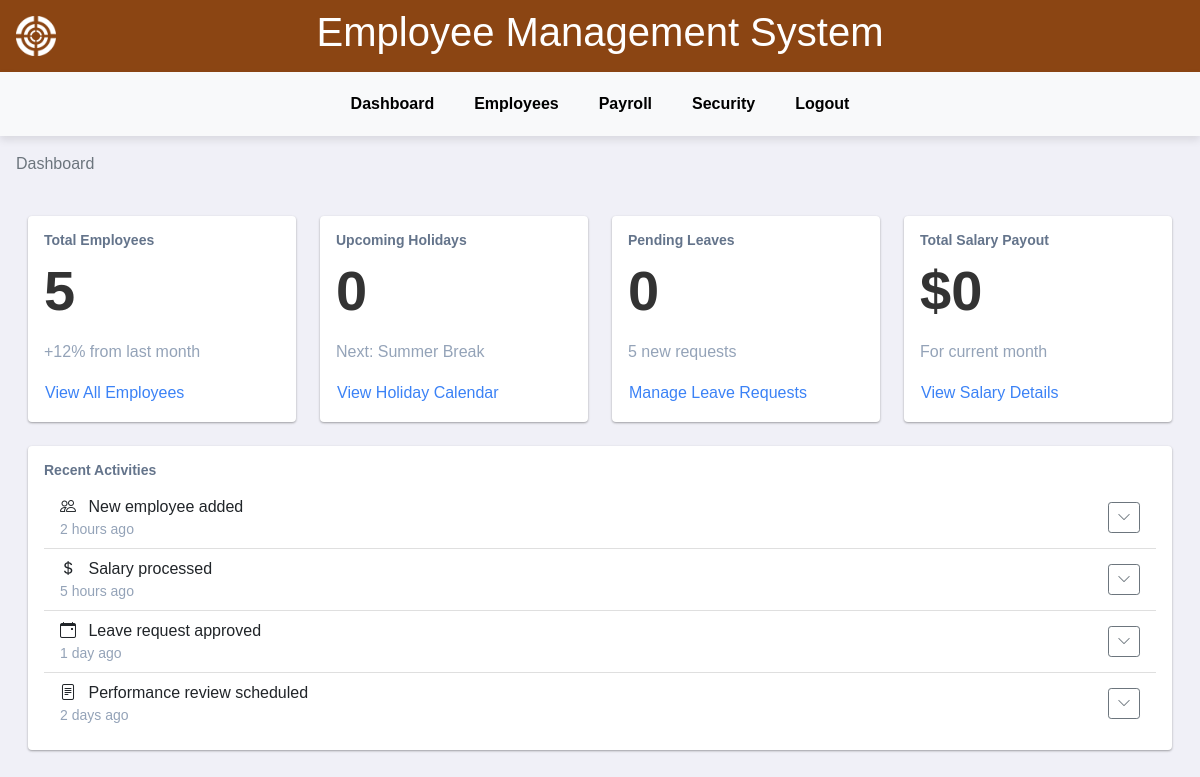
/index.php (signed in), run on the app's committed database.
### tables this page shows
CREATE TABLE `activities` (
  `id` int(11) NOT NULL,
  `action` varchar(255) NOT NULL,
  `icon` varchar(50) NOT NULL,
  `time_ago` varchar(50) NOT NULL,
  `created_at` timestamp NOT NULL DEFAULT current_timestamp()
);

### index.php (the view, shortened to what this page needs)
<?php
$db = mysqli_connect(DB_HOST, DB_USER, DB_PASS, DB_NAME);
$result = mysqli_query($db, "SELECT COUNT(*) as total FROM employee");
$total_employees = mysqli_fetch_assoc($result)['total'];
$result = mysqli_query($db, "SELECT COUNT(*) as total FROM holidays WHERE date > CURDATE() LIMIT 3");
$upcoming_holidays = mysqli_fetch_assoc($result)['total'];
$result = mysqli_query($db, "SELECT COUNT(*) as total FROM leaves WHERE from_date > CURDATE()");
$pending_leaves = mysqli_fetch_assoc($result)['total'];
$result = mysqli_query($db, "SELECT SUM(amount) as total FROM salaries WHERE MONTH(pay_date) = MONTH(CURDATE()) AND YEAR(pay_date) = YEAR(CURDATE())");
$total_salary_payout = mysqli_fetch_assoc($result)['total'];
$result = mysqli_query($db, "SELECT action, icon, time_ago FROM activities ORDER BY created_at DESC LIMIT 4");
$recent_activities = mysqli_fetch_all($result, MYSQLI_ASSOC);
?>
<!DOCTYPE html>
<html lang="en">
<head>
    <link href="https://cdn.jsdelivr.net/npm/bootstrap@5.1.3/dist/css/bootstrap.min.css" rel="stylesheet">
    <link href="https://cdn.jsdelivr.net/npm/bootstrap-icons@1.8.1/font/bootstrap-icons.css" rel="stylesheet">
</head>
<body>
    <div class="main-wrapper">
        <header class="header">
            <img src="assets/img/logo.png" alt="Logo" class="logo">
            <h1 class="center">Employee Management System</h1>
        </header>
        <?php include_once("includes/sidebar.php");?>
        <main class="content">
            <div class="page-header">
                <ul class="breadcrumb">
                    <li class="breadcrumb-item active">Dashboard</li>
                </ul>
            </div>
            <main class="container-fluid py-4">
                <div class="row g-4 mb-4">
                    <div class="col-md-6 col-lg-3">
                        <div class="card">
                            <div class="card-body">
                                <h5 class="card-title">Total Employees</h5>
                                <p class="card-text display-4"><?php echo $total_employees; ?></p>
                                <p class="text-muted">+12% from last month</p>
                                <a href="employees.php" class="btn btn-link p-0">View All Employees</a>
                            </div>
                        </div>
                    </div>
                    <div class="col-md-6 col-lg-3">
                        <div class="card">
                            <div class="card-body">
                                <h5 class="card-title">Upcoming Holidays</h5>
                                <p class="card-text display-4"><?php echo $upcoming_holidays; ?></p>
                                <p class="text-muted">Next: Summer Break</p>
                                <a href="holidays.php" class="btn btn-link p-0">View Holiday Calendar</a>
                            </div>
                        </div>
                    </div>
                    <div class="col-md-6 col-lg-3">
                        <div class="card">
                            <div class="card-body">
                                <h5 class="card-title">Pending Leaves</h5>
                                <p class="card-text display-4"><?php echo $pending_leaves; ?></p>
                                <p class="text-muted">5 new requests</p>
                                <a href="leaves-employee.php" class="btn btn-link p-0">Manage Leave Requests</a>
                            </div>
                        </div>
                    </div>
                    <div class="col-md-6 col-lg-3">
                        <div class="card">
                            <div class="card-body">
                                <h5 class="card-title">Total Salary Payout</h5>
                                <p class="card-text display-4">$<?php echo number_format($total_salary_payout); ?></p>
                                <p class="text-muted">For current month</p>
                                <a href="salary.php" class="btn btn-link p-0">View Salary Details</a>
                            </div>
                        </div>
                    </div>
                </div>
                <div class="card">
                    <div class="card-body">
                        <h5 class="card-title">Recent Activities</h5>
                        <ul class="list-group list-group-flush">
                            <?php foreach ($recent_activities as $activity): ?>
                                <li class="list-group-item d-flex justify-content-between align-items-center">
                                    <div>
                                        <i class="bi bi-<?php echo htmlspecialchars($activity['icon']); ?> me-2"></i>
                                        <?php echo htmlspecialchars($activity['action']); ?>
                                        <small class="text-muted d-block"><?php echo htmlspecialchars($activity['time_ago']); ?></small>
                                    </div>
                                    <button class="btn btn-sm btn-outline-secondary">
                                        <i class="bi bi-chevron-down"></i>
                                    </button>
                                </li>
                            <?php endforeach; ?>
                        </ul>
                    </div>
                </div>
            </main>
        </main>
    </div>
</body>
</html>

### index.php (style rules this page uses)
:root { --primary-color: #3b82f6; --secondary-color: #64748b; --background-color: #f1f5f9; --text-color: #1e293b; --muted-color: #94a3b8; }
body { font-family: 'Inter', sans-serif; background-color: var(--background-color); color: var(--text-color); }
* { box-sizing: border-box; margin: 0; padding: 0; }
body { font-family: Arial, sans-serif; background-color: #f0f0f7; color: #333; }
.main-wrapper { display: flex; flex-direction: column; min-height: 100vh; }
.header { background-color: #8b4513; color: white; padding: 0.5rem 1rem; display: flex; justify-content: center; align-items: center; position: relative; }
.logo { width: 40px; height: 40px; position: absolute; left: 1rem; }
.content { flex-grow: 1; padding: 1rem; }
.page-header { margin-bottom: 1rem; }
.card { border: none; box-shadow: 0 1px 3px rgba(0,0,0,0.12), 0 1px 2px rgba(0,0,0,0.24); }
.card-title { color: var(--secondary-color); font-size: 0.875rem; font-weight: 600; }
.display-4 { font-weight: 600; }
.text-muted { color: var(--muted-color) !important; }
.btn-link { color: var(--primary-color); text-decoration: none; }

### data on the page
activities: action "New employee added", time_ago "2 hours ago"
activities: action "Salary processed", time_ago "5 hours ago"
activities: action "Leave request approved", time_ago "1 day ago"
activities: action "Performance review scheduled", time_ago "2 days ago"

### other printed values
$total_employees "5"
$upcoming_holidays "0"
$pending_leaves "0"
$total_salary_payout "0"
